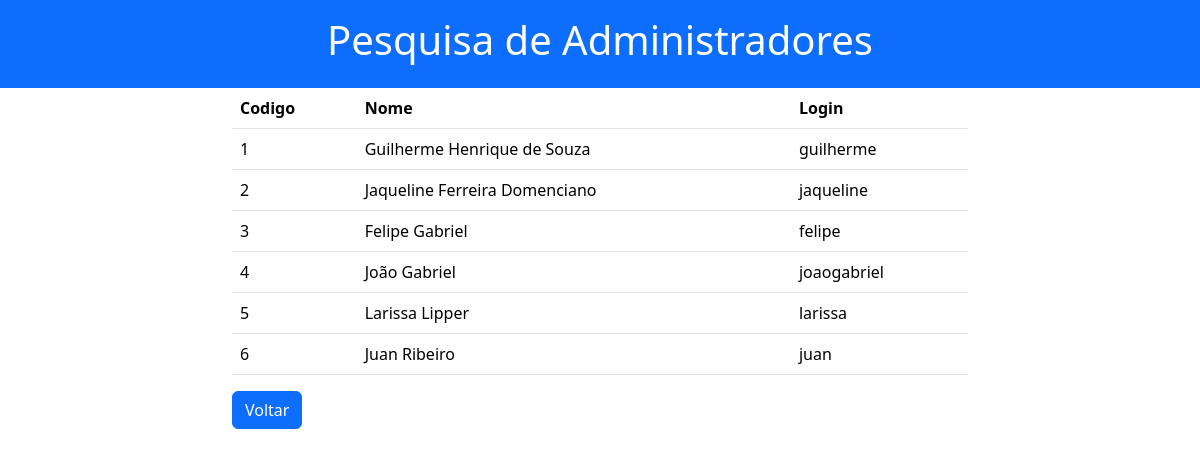
Screenshot of /administrador_pesquisa.php with the database file from the repository.
### tables this page shows
CREATE TABLE IF NOT EXISTS `administrador` (
  `codigo` int NOT NULL AUTO_INCREMENT,
  `nome` varchar(200) NOT NULL,
  `login` varchar(200) NOT NULL,
  `senha` varchar(200) NOT NULL,
  PRIMARY KEY (`codigo`)
);

### administrador_pesquisa.php (the view, shortened to what this page needs)
<!DOCTYPE html>
<html lang="en">
<head>
    <link href="https://cdn.jsdelivr.net/npm/bootstrap@5.3.3/dist/css/bootstrap.min.css" rel="stylesheet">
</head>
<body>
    <div class="bg-primary text-white p-3 text-center">
        <h1>Pesquisa de Administradores</h1>
    </div>
    <div class="container">
        <div class="row">
            <div class="col-sm-8 mx-auto">
                <table class="table">
                    <tr>
                       <th>Codigo</th>
                       <th>Nome</th>
                       <th>Login</th>
                    </tr>
                    <?php
                        include "conexao.php";
                        $sql = "select * from administrador";
                        $result = $conexao->prepare($sql);
                        $result->execute();
                        while ( $linha = $result->fetch(PDO::FETCH_ASSOC) )
                        {
                    ?>
                    <tr>
                        <td><?= $linha["codigo"] ?></td>
                        <td><?= $linha["nome"] ?></td>
                        <td><?= $linha["login"] ?></td>
                    </tr>
                    <?php
                        }
                    ?>
                </table>
                <p>
                    <a href="index.php" class="btn btn-primary">Voltar</a>
                </p>
            </div>
        </div>
    </div>
</body>
</html>

### rows the page displays
administrador: codigo "1", nome "Guilherme Henrique de Souza", login "guilherme"
administrador: codigo "2", nome "Jaqueline Ferreira Domenciano", login "jaqueline"
administrador: codigo "3", nome "Felipe Gabriel", login "felipe"
administrador: codigo "4", nome "João Gabriel", login "joaogabriel"
administrador: codigo "5", nome "Larissa Lipper", login "larissa"
administrador: codigo "6", nome "Juan Ribeiro", login "juan"
